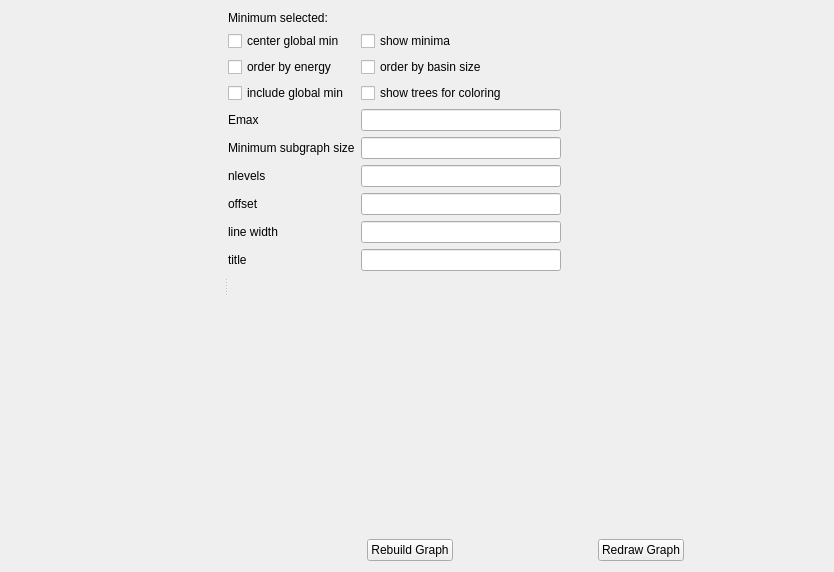
<?xml version="1.0" encoding="UTF-8"?>
<ui version="4.0">
 <class>Form</class>
 <widget class="QWidget" name="Form">
  <property name="geometry">
   <rect>
    <x>0</x>
    <y>0</y>
    <width>834</width>
    <height>572</height>
   </rect>
  </property>
  <property name="windowTitle">
   <string>Form</string>
  </property>
  <layout class="QHBoxLayout" name="horizontalLayout">
   <item>
    <widget class="QSplitter" name="splitter">
     <property name="orientation">
      <enum>Qt::Horizontal</enum>
     </property>
     <widget class="MPLWidgetWithToolbar" name="widget" native="true">
      <property name="sizePolicy">
       <sizepolicy hsizetype="Preferred" vsizetype="Preferred">
        <horstretch>0</horstretch>
        <verstretch>0</verstretch>
       </sizepolicy>
      </property>
     </widget>
     <widget class="QWidget" name="layoutWidget">
      <layout class="QVBoxLayout" name="verticalLayout_2">
       <property name="leftMargin">
        <number>0</number>
       </property>
       <item>
        <layout class="QFormLayout" name="formLayout">
         <property name="sizeConstraint">
          <enum>QLayout::SetDefaultConstraint</enum>
         </property>
         <property name="fieldGrowthPolicy">
          <enum>QFormLayout::AllNonFixedFieldsGrow</enum>
         </property>
         <item row="0" column="0">
          <widget class="QLabel" name="label_7">
           <property name="text">
            <string>Minimum selected:</string>
           </property>
          </widget>
         </item>
         <item row="0" column="1">
          <widget class="QLabel" name="label_selected_minimum">
           <property name="text">
            <string/>
           </property>
          </widget>
         </item>
         <item row="1" column="0">
          <widget class="QCheckBox" name="chkbx_center_gmin">
           <property name="toolTip">
            <string>&lt;html&gt;&lt;head/&gt;&lt;body&gt;&lt;p&gt;make sure the global minimum is centered&lt;/p&gt;&lt;/body&gt;&lt;/html&gt;</string>
           </property>
           <property name="text">
            <string>center global min</string>
           </property>
          </widget>
         </item>
         <item row="1" column="1">
          <widget class="QCheckBox" name="chkbx_show_minima">
           <property name="toolTip">
            <string>&lt;html&gt;&lt;head/&gt;&lt;body&gt;&lt;p&gt;show the minima as points at the end of each line&lt;/p&gt;&lt;/body&gt;&lt;/html&gt;</string>
           </property>
           <property name="text">
            <string>show minima</string>
           </property>
          </widget>
         </item>
         <item row="2" column="0">
          <widget class="QCheckBox" name="chkbx_order_by_energy">
           <property name="text">
            <string>order by energy</string>
           </property>
          </widget>
         </item>
         <item row="2" column="1">
          <widget class="QCheckBox" name="chkbx_order_by_basin_size">
           <property name="text">
            <string>order by basin size</string>
           </property>
          </widget>
         </item>
         <item row="3" column="0">
          <widget class="QCheckBox" name="chkbx_include_gmin">
           <property name="text">
            <string>include global min</string>
           </property>
          </widget>
         </item>
         <item row="3" column="1">
          <widget class="QCheckBox" name="chkbx_show_trees">
           <property name="enabled">
            <bool>true</bool>
           </property>
           <property name="toolTip">
            <string>&lt;html&gt;&lt;head/&gt;&lt;body&gt;&lt;p&gt;Show tree nodes for coloring purposes.  To color a basin select a node then select a color.&lt;/p&gt;&lt;/body&gt;&lt;/html&gt;</string>
           </property>
           <property name="text">
            <string>show trees for coloring</string>
           </property>
          </widget>
         </item>
         <item row="4" column="0">
          <widget class="QLabel" name="label">
           <property name="toolTip">
            <string>&lt;html&gt;&lt;head/&gt;&lt;body&gt;&lt;p&gt;set the maximum energy level&lt;/p&gt;&lt;/body&gt;&lt;/html&gt;</string>
           </property>
           <property name="text">
            <string>Emax</string>
           </property>
          </widget>
         </item>
         <item row="4" column="1">
          <widget class="QLineEdit" name="lineEdit_Emax">
           <property name="maximumSize">
            <size>
             <width>200</width>
             <height>16777215</height>
            </size>
           </property>
          </widget>
         </item>
         <item row="5" column="0">
          <widget class="QLabel" name="label_2">
           <property name="toolTip">
            <string>&lt;html&gt;&lt;head/&gt;&lt;body&gt;&lt;p&gt;change the minimum size of a disconnected region to be included in the graph&lt;/p&gt;&lt;/body&gt;&lt;/html&gt;</string>
           </property>
           <property name="text">
            <string>Minimum subgraph size</string>
           </property>
          </widget>
         </item>
         <item row="5" column="1">
          <widget class="QLineEdit" name="lineEdit_subgraph_size">
           <property name="maximumSize">
            <size>
             <width>200</width>
             <height>16777215</height>
            </size>
           </property>
          </widget>
         </item>
         <item row="6" column="0">
          <widget class="QLabel" name="label_3">
           <property name="text">
            <string>nlevels</string>
           </property>
          </widget>
         </item>
         <item row="6" column="1">
          <widget class="QLineEdit" name="lineEdit_nlevels">
           <property name="maximumSize">
            <size>
             <width>200</width>
             <height>16777215</height>
            </size>
           </property>
          </widget>
         </item>
         <item row="7" column="0">
          <widget class="QLabel" name="label_4">
           <property name="text">
            <string>offset</string>
           </property>
          </widget>
         </item>
         <item row="7" column="1">
          <widget class="QLineEdit" name="lineEdit_offset">
           <property name="maximumSize">
            <size>
             <width>200</width>
             <height>16777215</height>
            </size>
           </property>
          </widget>
         </item>
         <item row="8" column="0">
          <widget class="QLabel" name="label_5">
           <property name="text">
            <string>line width</string>
           </property>
          </widget>
         </item>
         <item row="8" column="1">
          <widget class="QLineEdit" name="lineEdit_linewidth">
           <property name="maximumSize">
            <size>
             <width>200</width>
             <height>16777215</height>
            </size>
           </property>
          </widget>
         </item>
         <item row="9" column="0">
          <widget class="QLabel" name="label_6">
           <property name="text">
            <string>title</string>
           </property>
          </widget>
         </item>
         <item row="9" column="1">
          <widget class="QLineEdit" name="lineEdit_title">
           <property name="maximumSize">
            <size>
             <width>200</width>
             <height>16777215</height>
            </size>
           </property>
          </widget>
         </item>
        </layout>
       </item>
       <item>
        <spacer name="verticalSpacer">
         <property name="orientation">
          <enum>Qt::Vertical</enum>
         </property>
         <property name="sizeHint" stdset="0">
          <size>
           <width>20</width>
           <height>40</height>
          </size>
         </property>
        </spacer>
       </item>
       <item>
        <layout class="QGridLayout" name="gridLayout_2">
         <property name="leftMargin">
          <number>0</number>
         </property>
         <property name="topMargin">
          <number>0</number>
         </property>
         <item row="1" column="0">
          <widget class="QPushButton" name="btnRebuild">
           <property name="sizePolicy">
            <sizepolicy hsizetype="Maximum" vsizetype="Minimum">
             <horstretch>0</horstretch>
             <verstretch>0</verstretch>
            </sizepolicy>
           </property>
           <property name="maximumSize">
            <size>
             <width>16777215</width>
             <height>16777215</height>
            </size>
           </property>
           <property name="toolTip">
            <string>&lt;html&gt;&lt;head/&gt;&lt;body&gt;&lt;p&gt;rebuild and redraw the graph&lt;/p&gt;&lt;/body&gt;&lt;/html&gt;</string>
           </property>
           <property name="text">
            <string>Rebuild Graph</string>
           </property>
          </widget>
         </item>
         <item row="1" column="1">
          <widget class="QPushButton" name="btnRedraw">
           <property name="sizePolicy">
            <sizepolicy hsizetype="Maximum" vsizetype="Minimum">
             <horstretch>0</horstretch>
             <verstretch>0</verstretch>
            </sizepolicy>
           </property>
           <property name="toolTip">
            <string>&lt;html&gt;&lt;head/&gt;&lt;body&gt;&lt;p&gt;redraw the graph without rebuilding&lt;/p&gt;&lt;/body&gt;&lt;/html&gt;</string>
           </property>
           <property name="text">
            <string>Redraw Graph</string>
           </property>
          </widget>
         </item>
        </layout>
       </item>
      </layout>
     </widget>
    </widget>
   </item>
  </layout>
 </widget>
 <customwidgets>
  <customwidget>
   <class>MPLWidgetWithToolbar</class>
   <extends>QWidget</extends>
   <header>pele.gui.ui.mplwidget.h</header>
   <container>1</container>
  </customwidget>
 </customwidgets>
 <resources/>
 <connections/>
 <slots>
  <slot>rebuild_disconnectivity_graph()</slot>
 </slots>
</ui>
